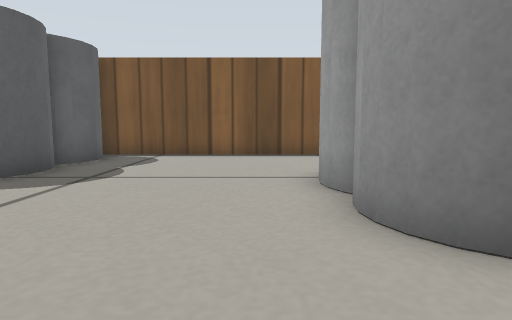
[1] (above)

24 first-person views from a walk through a robot-simulator world made for Gazebo. The camera is 0.19 m above the floor, tilts 6° down and sees 75° across. The floor is counted in squares, 0.2 m on a side. Each view is taken from the middle of a square. On the plan, view 1 faces up. The plan holds only what a view shows up to about 12 squares ahead; the rest is blank. The robots in the file are not drawn. Simple patterns stand in for the simulator's built-in surfaces.

[2]
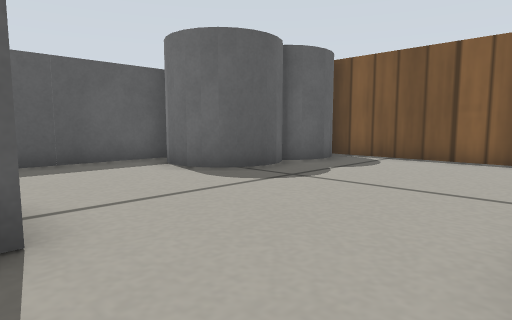

[3]
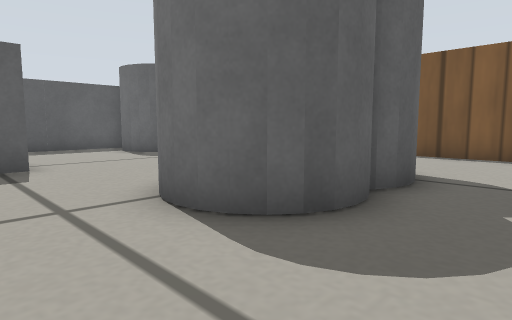

[4]
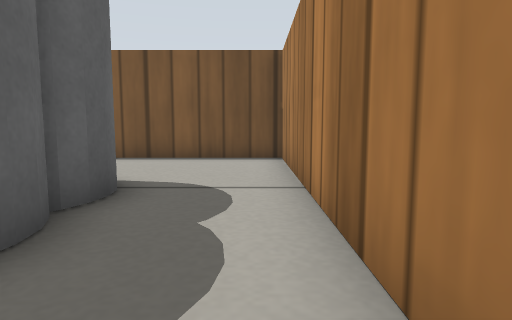

[5]
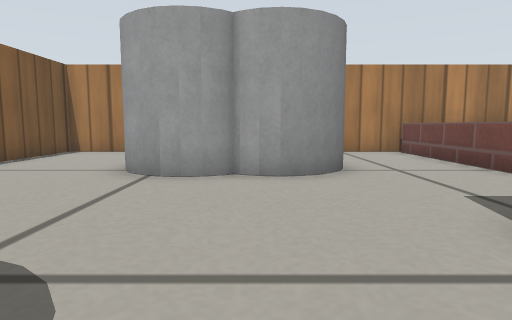

[6]
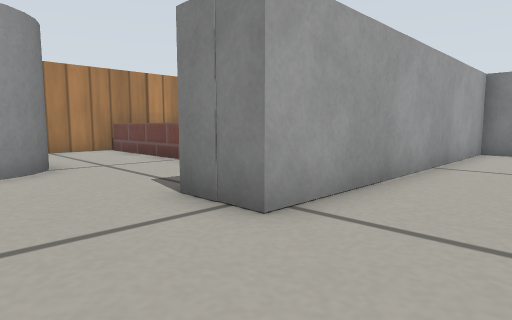

[7]
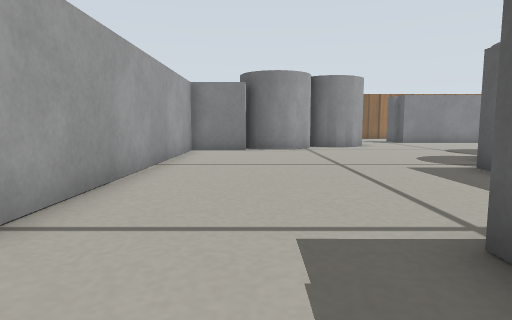

[8]
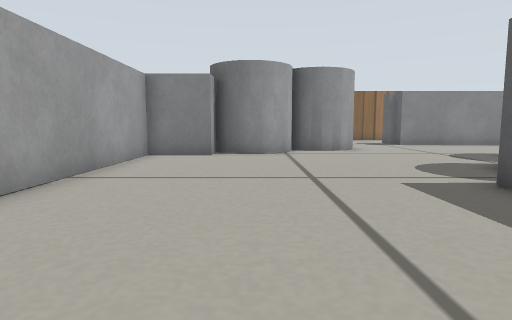

[9]
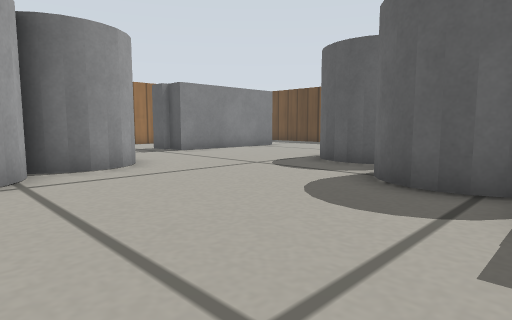

[10]
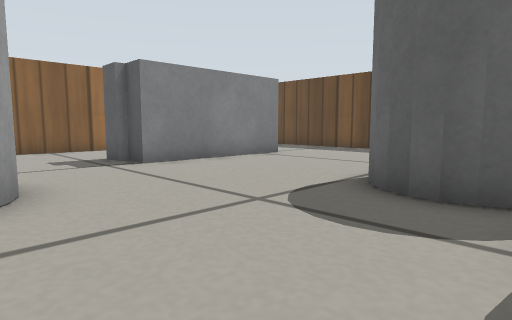

[11]
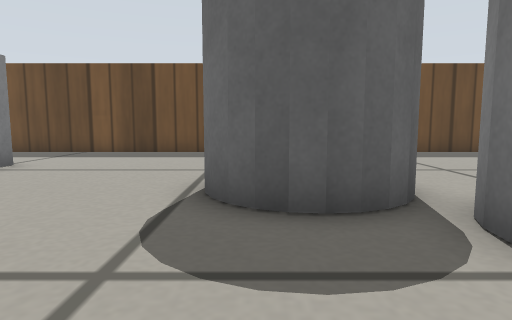

[12]
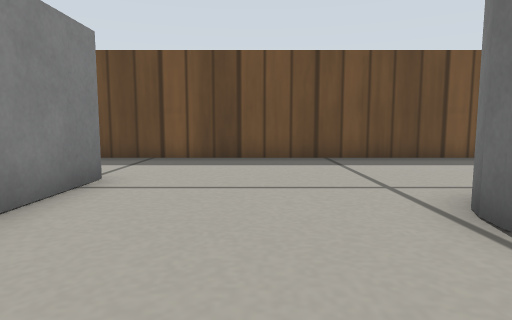

[13]
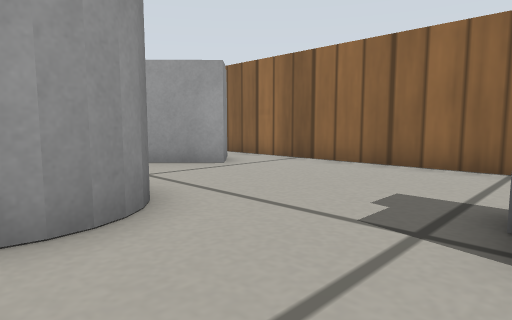

[14]
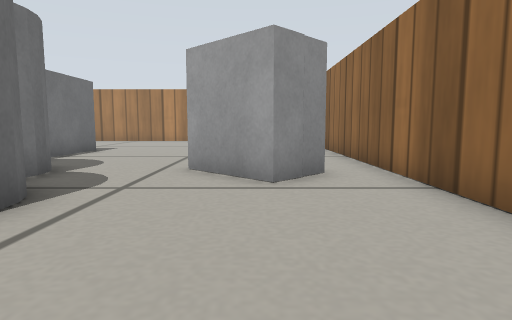

[15]
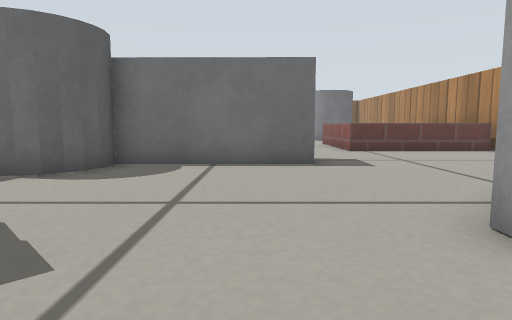

[16]
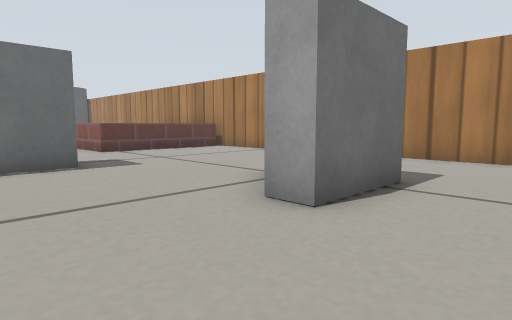

[17]
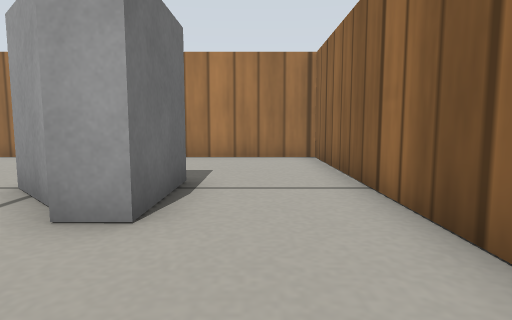

[18]
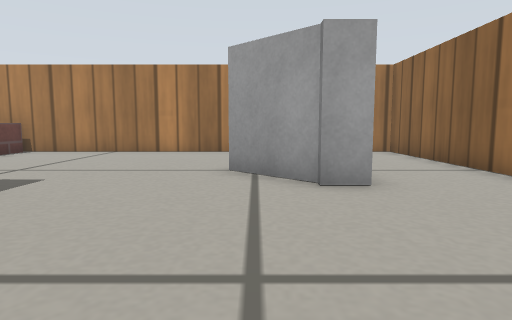

[19]
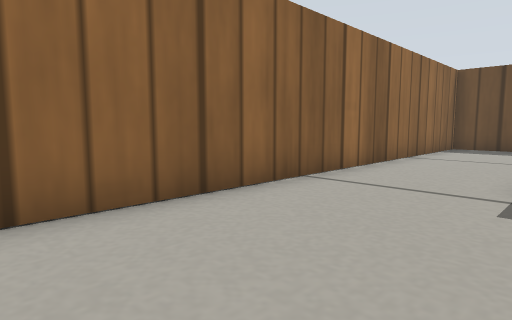

[20]
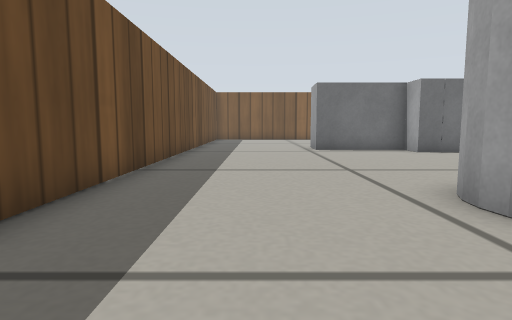

[21]
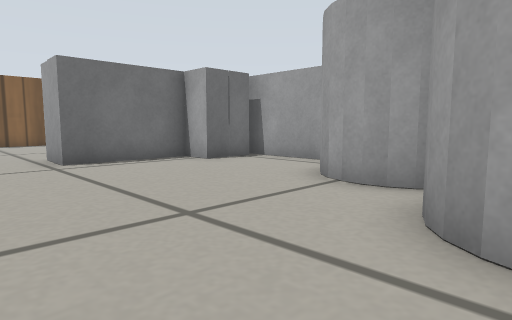

[22]
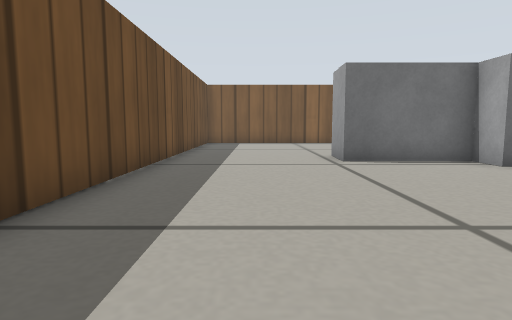

[23]
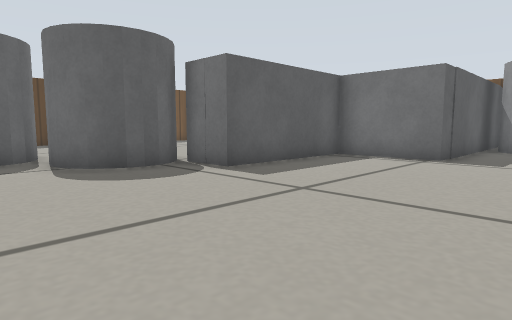

[24]
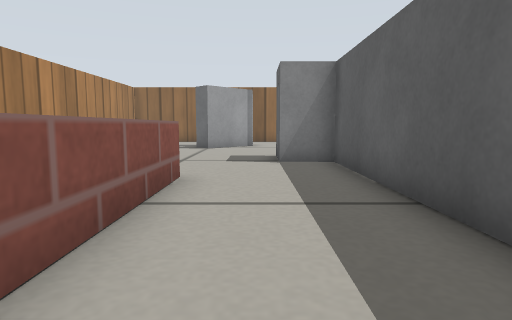

### Floor plan
Key: @ floor where view 1 was taken; # wall or solid block; . floor; = window, fence, low wall or low ledge; C grey cylinder; B grey box.
Columns run from 23 left of view 1 to 7 right of it. Each row starts with its distance up from view 1.
 11                   #############
 10                   C...........#
  9                    C..........#
  8                   C...........#
  7      ..        #  CC.....C ...#
  6      ..        #C C.....CC C..#
  5 #......        #.C......C  C..#
  4 #.....         #........CC C..#
  3 #.....#        #........CCCC..#
  2 #.....####  ####.........CC...#
  1 #........####.......##........#
  0 #..........##.......#  @......#
 -1 #..........##.......#   .=====#
 -2 #..........##.......# ...##   #
 -3 #........CC##.......##...#    #
 -4 #.......C  C........##...#    #
 -5 #.......C CC........##...##   #
 -6 #.....CCCCC.........##...=====#
 -7 #.....C C...........##........#
 -8 #.....C C...........##........#
 -9 #......C........CC#####.......#
-10 #............CCC C#####.......#
-11 #...........CCC  C............#
-12 #...........C   CC............#
-13 #............CC...............#
-14 #....#####..............BB    #
-15 #...     #.......B ....B   ...#
-16 #.  ............B B.....BB....#
-17 #...............BB  ..........#
-18 #.............................#
-19 ###############################

Positions as (right, up) in squares from view 1, and headings:
1: (0, 0), facing up
2: (1, 1), facing up-left
3: (6, 0), facing up-left
4: (6, 1), facing up
5: (-5, 4), facing right
6: (-6, 4), facing down-right
7: (-6, 4), facing down
8: (-7, 2), facing down
9: (-7, -3), facing down-left
10: (-10, -6), facing down-left
11: (-11, -8), facing left
12: (-13, -11), facing left
13: (-14, -11), facing down-right
14: (-13, -16), facing right
15: (-2, -18), facing up
16: (-3, -18), facing up-right
17: (-3, -17), facing right
18: (-5, -14), facing right
19: (-8, -15), facing down-left
20: (-20, -11), facing up
21: (-20, -7), facing up-right
22: (-20, -7), facing up
23: (-5, -8), facing up-left
24: (0, 0), facing down
